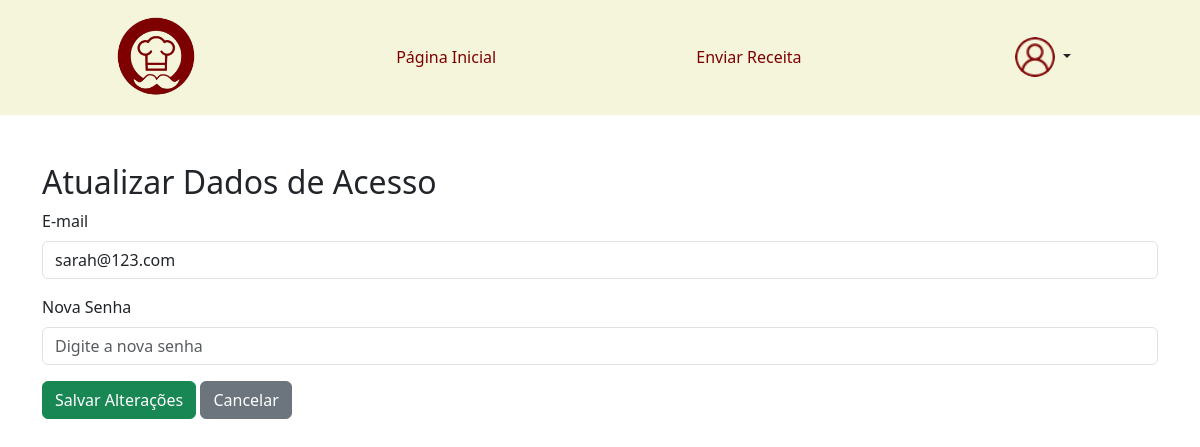
Page /Sabor-em-casa/editarCredenciais.php (signed in) on the committed database.
### tables this page shows
CREATE TABLE `usuarios` (
  `UsuId` int(11) NOT NULL,
  `UsuNome` varchar(255) DEFAULT NULL,
  `UsuEmail` varchar(255) DEFAULT NULL,
  `UsuTelefone` varchar(255) DEFAULT NULL,
  `UsuSenha` varchar(255) DEFAULT NULL,
  `UsuImagem` varchar(255) DEFAULT NULL
);

### Sabor-em-casa/editarCredenciais.php (the view, shortened to what this page needs)
<?php
require('scripts/conectaBanco.php');
$usuario_id = $_SESSION['UsuarioId'];
if (isset($_SESSION['usuario_validado']) && $_SESSION['usuario_validado'] == true) {
    $usuario_id = $_SESSION['UsuarioId'];
    $query = "SELECT UsuImagem FROM usuarios WHERE UsuId = :usuario_id";
    $stmt = $conexao->prepare($query);
    $stmt->bindParam(':usuario_id', $usuario_id, PDO::PARAM_INT);
    $stmt->execute();
    $usuario = $stmt->fetch(PDO::FETCH_ASSOC);
    $imagemPerfil = $usuario['UsuImagem'];
}
$query = "SELECT UsuEmail, UsuSenha FROM usuarios WHERE UsuId = :usuario_id";
$stmt = $conexao->prepare($query);
$stmt->bindParam(':usuario_id', $usuario_id, PDO::PARAM_INT);
$stmt->execute();
$usuario = $stmt->fetch(PDO::FETCH_ASSOC);
?>
<!DOCTYPE html>
<html lang="pt-br">
<head>
    <link href="https://cdn.jsdelivr.net/npm/bootstrap@5.3.3/dist/css/bootstrap.min.css" rel="stylesheet">
    <link rel="stylesheet" href="styles/cabecalho.css">
</head>
<body>
<header>
        <div class="cabecalho">
            <img src="img/logo.png" alt="Logo" width="80px">
            <a href="index.php" class="nav-link">Página Inicial</a>
            <a href="enviarReceita.php" class="nav-link">Enviar Receita</a>
            <div class="dropdown">
                <button class="btn dropdown-toggle" type="button" data-bs-toggle="dropdown" aria-expanded="false">
                    <img src="ClientesFoto/<?php echo $imagemPerfil; ?>" alt="" class="img-perfil"  width ="40px" >
                </button>
            </div>
        </div>
    </header>
    <main class="container mt-5">
        <h2>Atualizar Dados de Acesso</h2>
        <form action="scripts/ValidaEdicaoCredenciais.php" method="POST">
            <div class="mb-3">
                <label for="email" class="form-label">E-mail</label>
                <input type="email" class="form-control" id="email" name="email" value="<?php echo htmlspecialchars($usuario['UsuEmail']); ?>" required>
            </div>
            <div class="mb-3">
                <label for="senha" class="form-label">Nova Senha</label>
                <input type="password" class="form-control" id="senha" name="senha" placeholder="Digite a nova senha">
            </div>
            <button type="submit" class="btn btn-success">Salvar Alterações</button>
            <a href="suaArea.php" class="btn btn-secondary">Cancelar</a>
        </form>
    </main>
</body>
</html>

### Sabor-em-casa/styles/cabecalho.css (style rules this page uses)
* { padding: 0; margin: 0; }
header { background-color: #f5f5dc; padding: 1rem; }
.cabecalho { display: flex; justify-content: space-around; align-items: center; }
.cabecalho a { color: #7d0102; text-decoration: none; }
.nav-link { color: #7d010d; text-decoration: none; position: relative; }
.nav-link::after { content: ''; display: block; width: 100%; height: 2px; background: #7d010d; position: absolute; left: 0; bottom: -5px; transform: scaleX(0); transition: transform 0.3s ease; }
.img-perfil { border-radius: 50%; }

### rows in the picture
usuarios: UsuImagem (picture), email "sarah@123.com"
